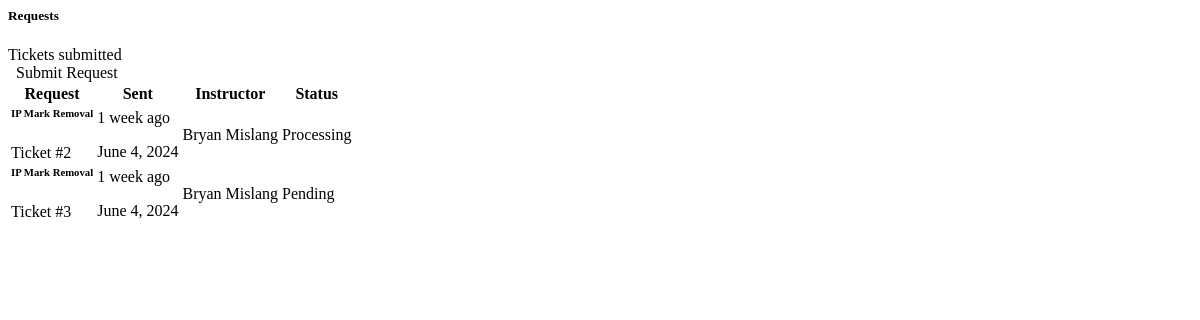
The app's page /request/dashboard/ (signed in), older data.
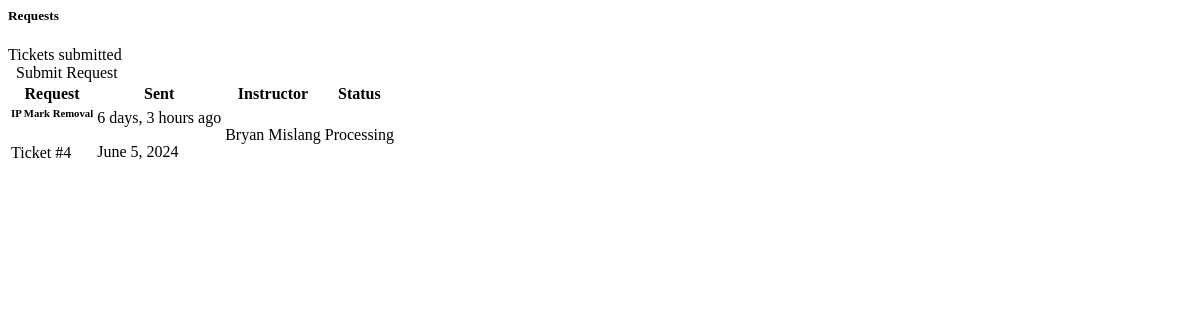
The same page, newer data.
### base/models.py (models this page shows, shortened)
class IPMarkRemovalRequest(models.Model):
    student = models.ForeignKey(Student, on_delete=models.CASCADE)
    subject_code = models.CharField(max_length=12)
    subject_name = models.CharField(max_length=100)
    units = models.IntegerField()
    sem_year = models.CharField(max_length=50)
    instructor = models.ForeignKey(Employee, on_delete=models.CASCADE)
    dean = models.ForeignKey(User, on_delete=models.CASCADE, null = True, blank = True, related_name='dean')
    acad = models.ForeignKey(User, on_delete=models.CASCADE, null = True, blank = True, related_name='acad')
    registrar = models.ForeignKey(User, on_delete=models.CASCADE, null = True, blank = True, related_name='registrar')
    approved_by_faculty = models.BooleanField(default=False)
    approved_by_dean = models.BooleanField(default=False)
    approved_by_ACAD = models.BooleanField(default=False)
    approved_by_registrar = models.BooleanField(default=False)
    STATUS_CHOICES = (
        ('Pending', 'Pending'),
        ('Processing', 'Processing'),
        ('Approved', 'Approved'),
        ('Rejected', 'Rejected'),
    )
    status = models.CharField(max_length=50, choices=STATUS_CHOICES, default="Pending")
    date_requested = models.DateTimeField(auto_now_add=True)
    date_updated = models.DateTimeField(auto_now=True)  # Add this line
    qr_code = models.ImageField(upload_to='qrcodes/', null=True, blank=True)

### authentication/models.py (models this page shows, shortened)
class Employee(models.Model):
    user = models.OneToOneField(User, on_delete=models.CASCADE)
    department = models.ForeignKey(Department, on_delete=models.CASCADE)
    employee_id = models.CharField(max_length=15, unique=True)
    avatar = models.ImageField(default='/avatars/avatar-default-icon.png',upload_to='avatars/', null=True, blank=True)
    proof_of_employment = models.FileField(upload_to='proofs/', null=True, blank=True)
    date_created = models.DateTimeField(auto_now_add=True, null = True, blank = True)

### base/views.py (the view)
# urls.py: path('request/dashboard/', views.request_home, name='request-home-page'),
def request_home(request):
    student = Student.objects.get(user = request.user)
    IPrequest = IPMarkRemovalRequest.objects.filter(student = student)
    approval_statuses = recent_activities(request, student)
    context = {
        'IPrequest': IPrequest,
        'approval_statuses': approval_statuses
    }
    return render(request, 'base/student/home.html', context)

### base/templates/base/student/home.html (shortened to what this page needs)
<div class="card z-index-2 h-100">
    <div class="card-header pb-0 p-3">
        <div class="row">
            <div class="col-6 d-flex align-items-center">
                <div class="d-flex flex-column">
                    <h5 class="mb-0"> Requests</h5>
                    <span class="text-md">Tickets submitted</span>
                </div>
            </div>
            <div class="col-6 text-end">
                <a class="btn bg-gradient-dark mb-0" data-bs-toggle="modal" data-bs-target="#modal-request">&nbsp;&nbsp;Submit Request</a>
            </div>
            </div>
        </div>
  <div class="card-body p-3">
        <div class="table-responsive">
          <table class="table align-items-center mb-0">
            <thead>
              <tr>
                <th class="text-uppercase text-secondary text-xs font-weight-bolder opacity-7 ps-2">Request</th>
                <th class="text-uppercase text-secondary text-xs font-weight-bolder opacity-7 ps-2">Sent</th>
                <th class="text-uppercase text-secondary text-xs font-weight-bolder opacity-7 ps-2">Instructor</th>
                <th class="text-uppercase text-center text-secondary text-xs font-weight-bolder opacity-7 ps-2">Status</th>
              </tr>
            </thead>
            <tbody>
              {% for ip in IPrequest %}
              <tr>
                <td>
                    <div class="d-flex flex-column justify-content-center">
                      <h6 class="mb-0 text-md">IP Mark Removal</h6>
                      <p class="text-md text-secondary mb-0">Ticket #{{ip.id}}</p>
                    </div>
                </td>
                <td>
                  <p class="text-md font-weight-bold mb-0">{{ip.date_requested|timesince}} ago</p>
                  <p class="text-md text-secondary mb-0">{{ip.date_requested.date}}</p>
                </td>
                <td>
                  <p class="text-md font-weight-bold mb-0">{{ip.instructor.user.first_name}} {{ ip.instructor.user.last_name}}</p>
                </td>
                <td class="align-middle text-center text-md">
                    <span class="badge bg-gradient-success">{{ ip.status }}</span>
                </td>
              </tr>
              {% endfor %}
            </tbody>
          </table>
        </div>
  </div>
</div>

Row changes from the older to the newer data that the page shows:
removed IPMarkRemovalRequest: id "2", date_requested "1 week", date_requested "June 4, 2024", instructor.user.first_name "Bryan", instructor.user.last_name "Mislang", status "Processing"
removed IPMarkRemovalRequest: id "3", date_requested "1 week", date_requested "June 4, 2024", instructor.user.first_name "Bryan", instructor.user.last_name "Mislang", status "Pending"
added IPMarkRemovalRequest: id "4", date_requested "6 days, 3 hours", date_requested "June 5, 2024", instructor.user.first_name "Bryan", instructor.user.last_name "Mislang", status "Processing"
